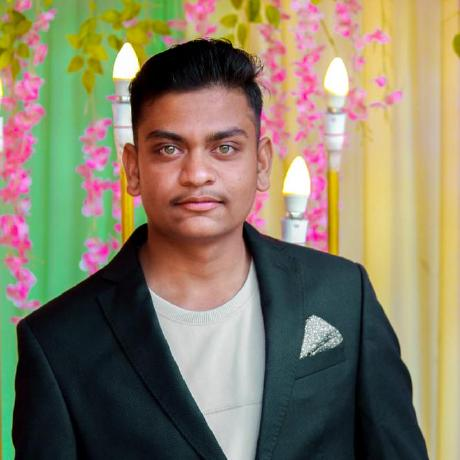
#> input picture practice/2.jpg, 460 x 460 px
$ jupyter execute 'CIA - practice .ipynb'   (older library calls are emulated)
#> lines starting #> are read from the running program, lines starting #| are printed output that depends on the picture; after the words box and inside, x2 and y2 are one past the last pixel; in counts of white or black regions, pixels touching at a corner belong together
# Blur an image

[cell 1]
import cv2
import matplotlib.pyplot as plt
import numpy as np

img = cv2.imread("2.jpg")
#> img is the input picture: shape (460, 460, 3); mean B, G, R 102.1, 125.6, 134.7
new_img = cv2.cvtColor(img,cv2.COLOR_BGR2RGB)
plt.figure(figsize=(15, 15))
plt.axis('off')

# box blur(image,(x,y))
blur_img = cv2.blur(img,(8,8))
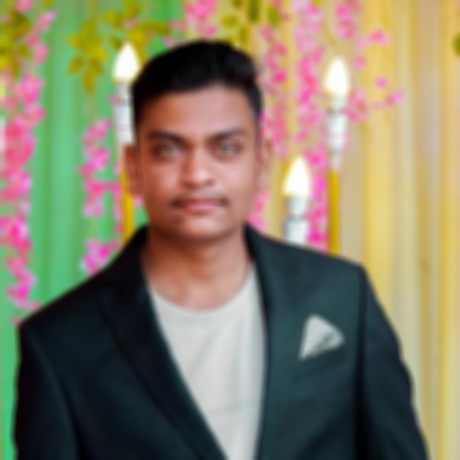
#> blur_img: shape (460, 460, 3); mean B, G, R 102.2, 125.7, 134.8
plt.subplot(1,3,1),plt.imshow(blur_img),plt.title("blur img")
plt.axis('off')

#sharpening filters in image
k1 = np.array ([[-1,-1,-1] , [-1, 9, -1] , [-1,-1,-1]])
k2 = np.array ([[1,1,1] , [1, -7, 1] , [1,1,1]])
new_img1 = cv2.filter2D(img , -1 , k1)
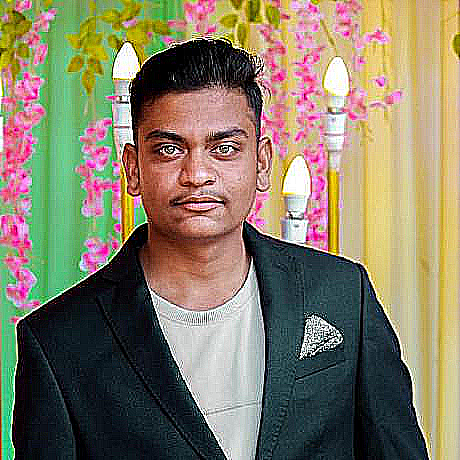
#> new_img1: shape (460, 460, 3); mean B, G, R 103.3, 126, 134.7
new_img2 = cv2.filter2D(img , -1 , k2)
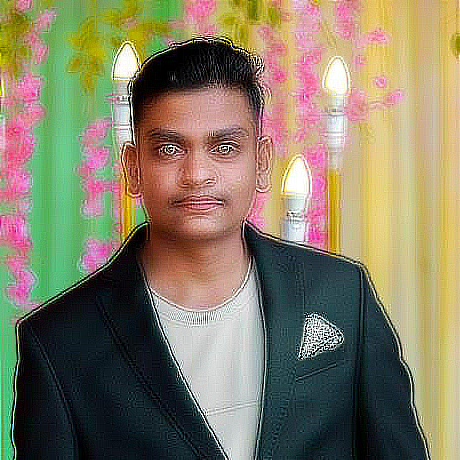
#> new_img2: shape (460, 460, 3); mean B, G, R 102.6, 125.8, 134.9

plt.subplot(1,3,2),plt.imshow(new_img1),plt.title("sharpening k1 ")
plt.axis('off')
plt.subplot(1,3,3),plt.imshow(new_img2),plt.title("sharpening k2 ")
plt.axis('off')
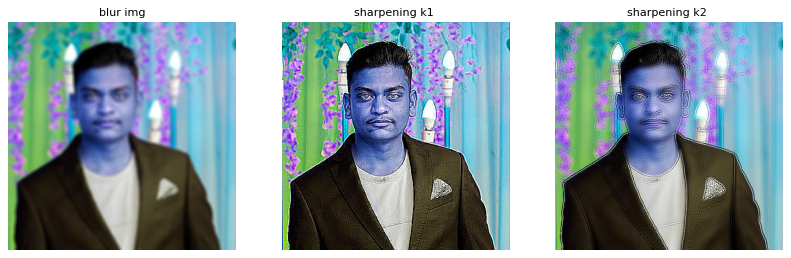
#> figure drawn by matplotlib, 3 panels; B, G, R data is drawn as R, G, B

# Edge Detection 1) sobel 2)laplacian 3) canny

[cell 2]
import cv2
import numpy as np
import matplotlib.pyplot as plt

img= cv2.imread("2.jpg")
img = cv2.cvtColor(img,cv2.COLOR_BGR2RGB)

#edge detection : soble (img,ddepth ,x,y, size)
sobelx= cv2.Sobel(img,cv2.CV_64F , 1,0,5)
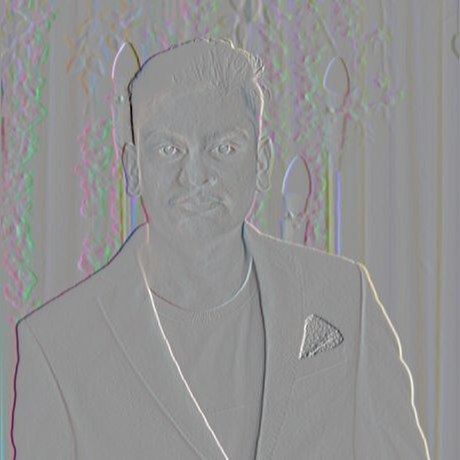
#> sobelx: shape (460, 460, 3) float64; mean R, G, B 0.9, 0.2, 0.4; drawn with min black and max white
sobely= cv2.Sobel(img,cv2.CV_64F , 0,1,5)

#lapiacian(img,ddepath)
laplacian_img = cv2.Laplacian(img, cv2.CV_64F)
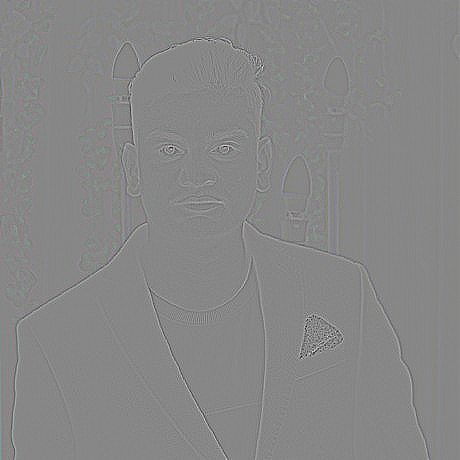
#> laplacian_img: shape (460, 460, 3) float64; mean R, G, B 0, 0, 0; drawn with min black and max white

#canny
canny_img = cv2.Canny(img, 50 , 150 )
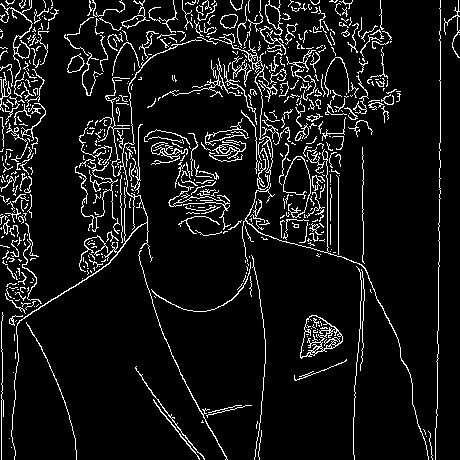
#> canny_img: shape (460, 460); 8.3% white in thin lines or dots

plt.figure(figsize=(15, 15))

plt.subplot(1,5,1),plt.imshow(img , cmap="gray"),plt.title("img")
plt.axis('off')
plt.subplot(1,5,2),plt.imshow(sobelx, cmap="gray"),plt.title("sobelx img")
plt.axis('off')
plt.subplot(1,5,3),plt.imshow(sobely, cmap="gray"),plt.title("sobley img")
plt.axis('off')

plt.subplot(1,5,4),plt.imshow(laplacian_img, cmap="gray"),plt.title("laplacian img")
plt.axis('off')

plt.subplot(1,5,5),plt.imshow(canny_img, cmap="gray"),plt.title("canny img")
plt.axis('off')
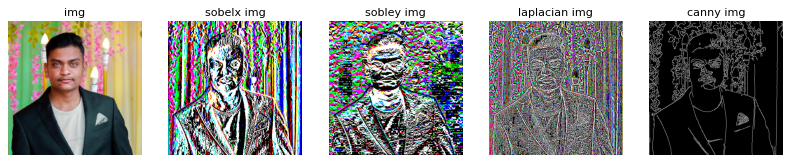
#> figure drawn by matplotlib, 5 panels

# face detection

[cell 3]
import cv2

img= cv2.imread("2.jpg", cv2.IMREAD_COLOR)
fc = cv2.CascadeClassifier("haarcascade_frontalface_default.xml")
# [4 lines of commented-out code are left out]

grey_image = cv2.cvtColor(img, cv2.COLOR_BGR2GRAY)
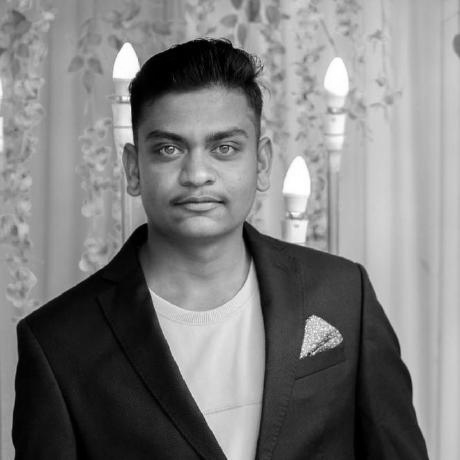
#> grey_image: shape (460, 460); min 0, max 255, mean 125.6

faces = fc.detectMultiScale(grey_image, 1.1 ,4)
#> faces = [[122, 89, 150, 150]]
print(faces)
#| [[122  89 150 150]]

for(x,y,w,h) in faces:
    cv2.rectangle(img,(x,y),(x+w,y+h),(255,0,0),3)

    cv2.imshow("face Detection",img)
    cv2.waitKey(5000)
    cv2.destroyAllWindows()
#> this loop made 1 pass
#> pass 1, `cv2.imshow("face Detection",img)`:
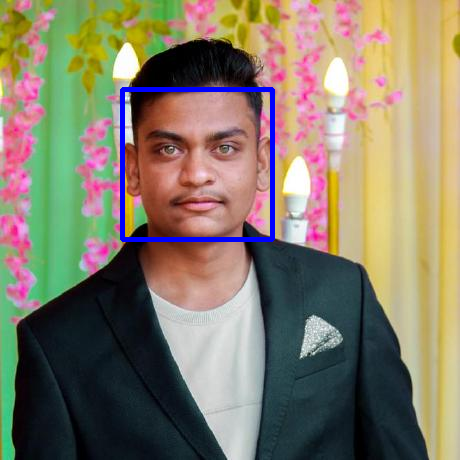
#> window 'face Detection': shape (460, 460, 3); mean B, G, R 104.5, 124, 132.7

$ run again, with practice/3.jpg copied over practice/2.jpg
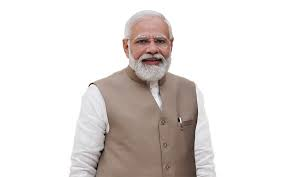
#> input picture practice/3.jpg, 285 x 177 px
#> img is the input picture: shape (177, 285, 3); mean B, G, R 218.3, 220.7, 226.3
#> `canny_img = cv2.Canny(img, 50 , 150 )`:
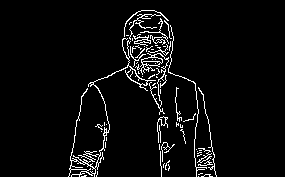
#> canny_img: shape (177, 285); 4.7% white in thin lines or dots, all inside (x1, y1, x2, y2) = (68, 10, 217, 177)
#> faces = [[126, 21, 53, 53]]
#| [[126  21  53  53]]
#> the loop `for(x,y,w,h) in faces:` made 1 pass
#> pass 1, `cv2.imshow("face Detection",img)`:
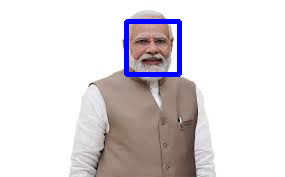
#> window 'face Detection': shape (177, 285, 3); mean B, G, R 219.6, 216.6, 221.9
